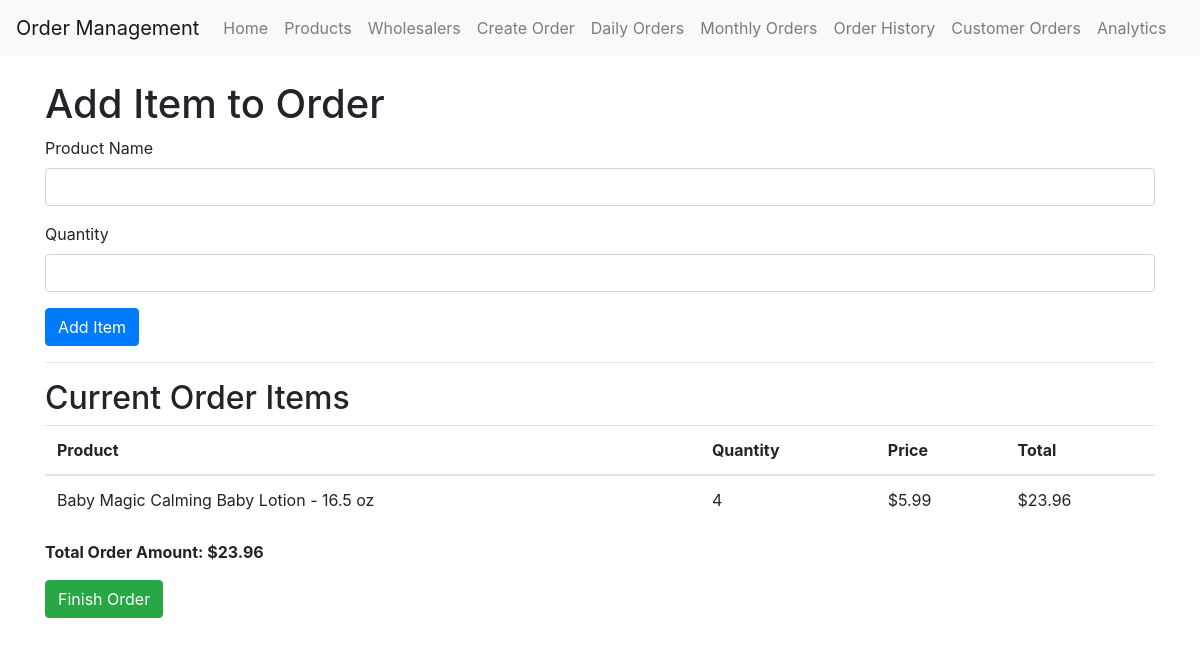
Page /add_customer_order_item/1 (signed in) on the committed database.
### app/models.py (models this page shows)
class CustomerOrderItem(db.Model):
    id = db.Column(db.Integer, primary_key=True)
    customer_order_id = db.Column(db.Integer, db.ForeignKey('customer_order.id'), nullable=False)
    product_id = db.Column(db.Integer, db.ForeignKey('product.id'), nullable=False)
    quantity = db.Column(db.Integer, nullable=False)
    product = db.relationship('Product', backref='customer_order_items')

class Product(db.Model):
    id = db.Column(db.Integer, primary_key=True)
    product_id = db.Column(db.String(20), unique=True, nullable=False)
    name = db.Column(db.String(100), nullable=False)
    size = db.Column(db.String(50))
    price = db.Column(db.Float, nullable=False)
    wholesaler_id = db.Column(db.Integer, db.ForeignKey('wholesaler.id'), nullable=False)
    wholesaler = db.relationship('Wholesaler', back_populates='products')
    available_in_store = db.Column(db.Boolean, default=True)

class CustomerOrder(db.Model):
    id = db.Column(db.Integer, primary_key=True)
    customer_name = db.Column(db.String(100), nullable=False)
    customer_contact = db.Column(db.String(100), nullable=False)
    order_date = db.Column(db.DateTime, default=datetime.utcnow)
    is_paid = db.Column(db.Boolean, default=False)
    total_amount = db.Column(db.Float, default=0.0)
    items = db.relationship('CustomerOrderItem', backref='customer_order', lazy='dynamic')

### app/main/routes.py (the view, shortened to what this page needs)
@bp.route('/add_customer_order_item/<int:order_id>', methods=['GET', 'POST'])
@login_required
def add_customer_order_item(order_id):
    order = CustomerOrder.query.get_or_404(order_id)
    form = CustomerOrderItemForm()
    return render_template('main/add_customer_order_item.html', form=form, order=order)

### app/main/forms.py
class CustomerOrderItemForm(FlaskForm):
    product_name = StringField('Product Name', validators=[DataRequired()])
    quantity = IntegerField('Quantity', validators=[DataRequired()])
    submit = SubmitField('Add Item')

### app/models.py (called while the page is built)
@login.user_loader
def load_user(id):
    return User.query.get(int(id))

### app/templates/main/add_customer_order_item.html (shortened to what this page needs)
{% extends "base.html" %}
{% block content %}
    <h1>Add Item to Order</h1>
    <form method="POST" id="add-item-form">
        <div class="form-group">
            {{ form.product_name.label }}
            {{ form.product_name(class="form-control", id="product-search") }}
        </div>
        <div class="form-group">
            {{ form.quantity.label }}
            {{ form.quantity(class="form-control") }}
        </div>
        {{ form.submit(class="btn btn-primary") }}
    </form>
    <hr>
    <h2>Current Order Items</h2>
    <table class="table">
        <thead>
            <tr>
                <th>Product</th>
                <th>Quantity</th>
                <th>Price</th>
                <th>Total</th>
            </tr>
        </thead>
        <tbody>
            {% for item in order.items %}
                <tr>
                    <td>{{ item.product.name }}</td>
                    <td>{{ item.quantity }}</td>
                    <td>${{ "%.2f"|format(item.product.price) }}</td>
                    <td>${{ "%.2f"|format(item.product.price * item.quantity) }}</td>
                </tr>
            {% endfor %}
        </tbody>
    </table>
    <p><strong>Total Order Amount: ${{ "%.2f"|format(order.total_amount) }}</strong></p>
    <a href="{{ url_for('main.view_customer_order', order_id=order.id) }}" class="btn btn-success">Finish Order</a>
{% endblock %}

### rows in the picture
CustomerOrderItem: product.name "Baby Magic Calming Baby Lotion - 16.5 oz", quantity "4"
Product: product.price "5.99", item.product.price*item.quantity "23.96"
CustomerOrder: total_amount "23.96"
